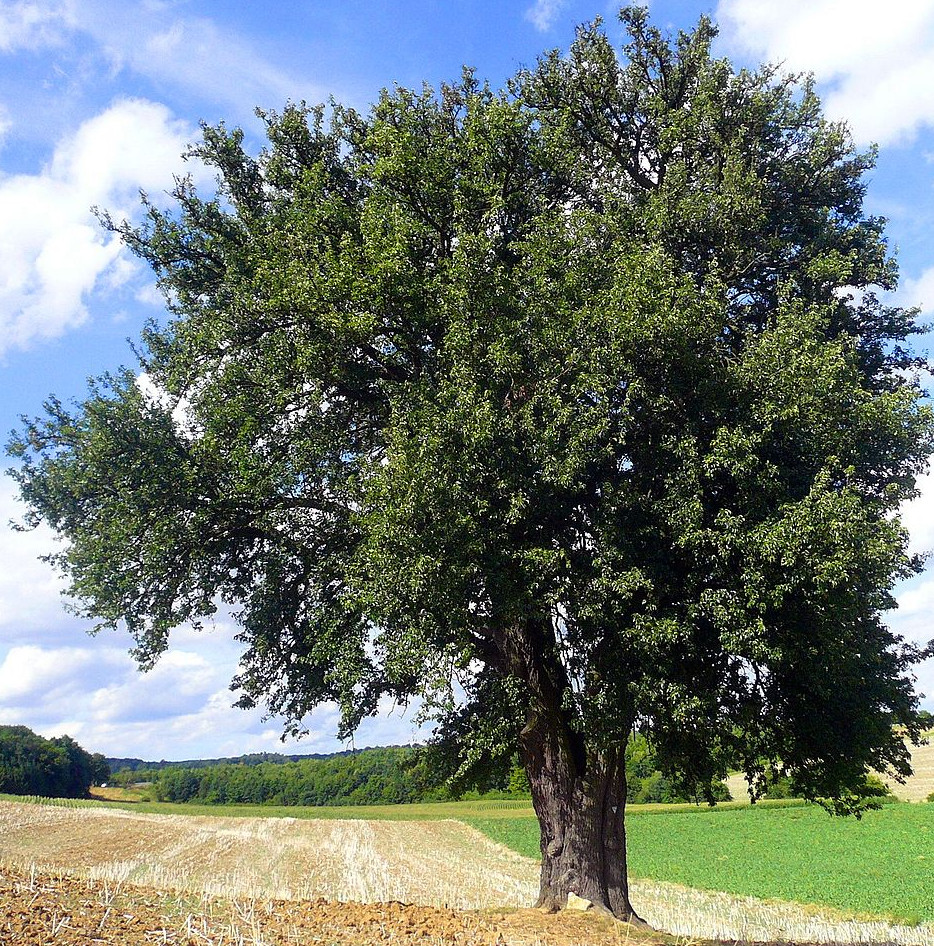
//> input picture dataset/03.jpg, 934 x 946 px, given in place of Figure 1.jpg, which was not available
$ ./main__HSV_   (built with g++ and OpenCV 4)
//> lines starting //> are read from the running program, lines starting //| are printed output that depends on the picture; after the words box and inside, x2 and y2 are one past the last pixel; in counts of white or black regions, pixels touching at a corner belong together; pictures that were not available may be replaced by others from this repository, and a replacement may not be noted
#include <iostream>
#include <opencv2/opencv.hpp>
#include <opencv2/xfeatures2d.hpp>


using namespace std;
using namespace cv;

int H, S, V, Hrange, Srange, Vrange;

int canny_threshold;

int morph_size;

void onChange(int, void * info) {
    Mat img = (*(Mat *) info).clone();

    for (int r=0; r<img.rows; r++) {
        for(int c=0; c<img.cols; c++) {
            Vec3b & color = img.at<Vec3b>(r, c);
            if (color[0]<H-Hrange || color[0]>H+Hrange) color[0]=0;
            if (color[1]<S-Srange || color[1]>S+Srange) color[1]=0;
            if (color[2]<V-Vrange || color[2]>V+Vrange) color[2]=0;
        }
    }
    while(img.cols>800 || img.rows>600)
        resize(img, img, Size(img.cols/2, img.rows/2));

    Mat hsv_channels[3];
    cv::split( img, hsv_channels );
    img = hsv_channels[2];

    blur( img, img, Size(3,3) );
    if (canny_threshold<1) canny_threshold = 1;
    /// Canny detector
    Canny(img, img, canny_threshold,
          canny_threshold * 3, 3 );
    Mat kernel1 = Mat::ones(4, 4, CV_8U);
    dilate(img, img, kernel1);


    //Mat element = getStructuringElement( 2, Size( 2*morph_size + 1, 2*morph_size+1 ), Point( morph_size, morph_size ) );
    Mat element = getStructuringElement( 0, Size( 2*morph_size + 1, 2*morph_size+1 ), Point( 1, 1 ) );
    morphologyEx( img, img, 2, element );
    imshow("temp", img);

}

int main(int args, char ** argv) {

    H = 13;
    Hrange = 35;
    S = 24;
    Srange = 256;
    V = 15;
    Vrange = 256;
    canny_threshold = 98;

    morph_size = 3;

    //Mat img = imread("../train/17.jpg");
    for (int i=1; i<10; i++) {
        Mat img = imread("../../Benchmark_step_1/Figure " + to_string(i) + ".jpg");
//> img is the input picture: 946 rows x 934 cols, CV_8UC3; mean B, G, R 114.5, 121.9, 112.3
        //Mat img = imread(argv[1]);

        //cvtColor(img, img, COLOR_BGR2YCrCb);
        cvtColor(img, img, COLOR_BGR2HSV);
//> img: 946 rows x 934 cols, CV_8UC3; mean H, S, V 67.4, 93.8, 134.3

        namedWindow("temp", WINDOW_AUTOSIZE);

        createTrackbar("H threshold", "temp", &H, 256, onChange, &img);
        createTrackbar("Hrange", "temp", &Hrange, 256, onChange, &img);

        createTrackbar("S threshold", "temp", &S, 256, onChange, &img);
        createTrackbar("Srange", "temp", &Vrange, 256, onChange, &img);

        createTrackbar("V threshold", "temp", &V, 256, onChange, &img);
        createTrackbar("Vrange", "temp", &Srange, 256, onChange, &img);

        createTrackbar("Canny_thr", "temp", &canny_threshold, 256, onChange, &img);

        createTrackbar("Morph size", "temp", &morph_size, 6, onChange, &img);

        onChange(0, &img);
//> after the loop in onChange, `for (int r=0; r<img.rows; r++)`:
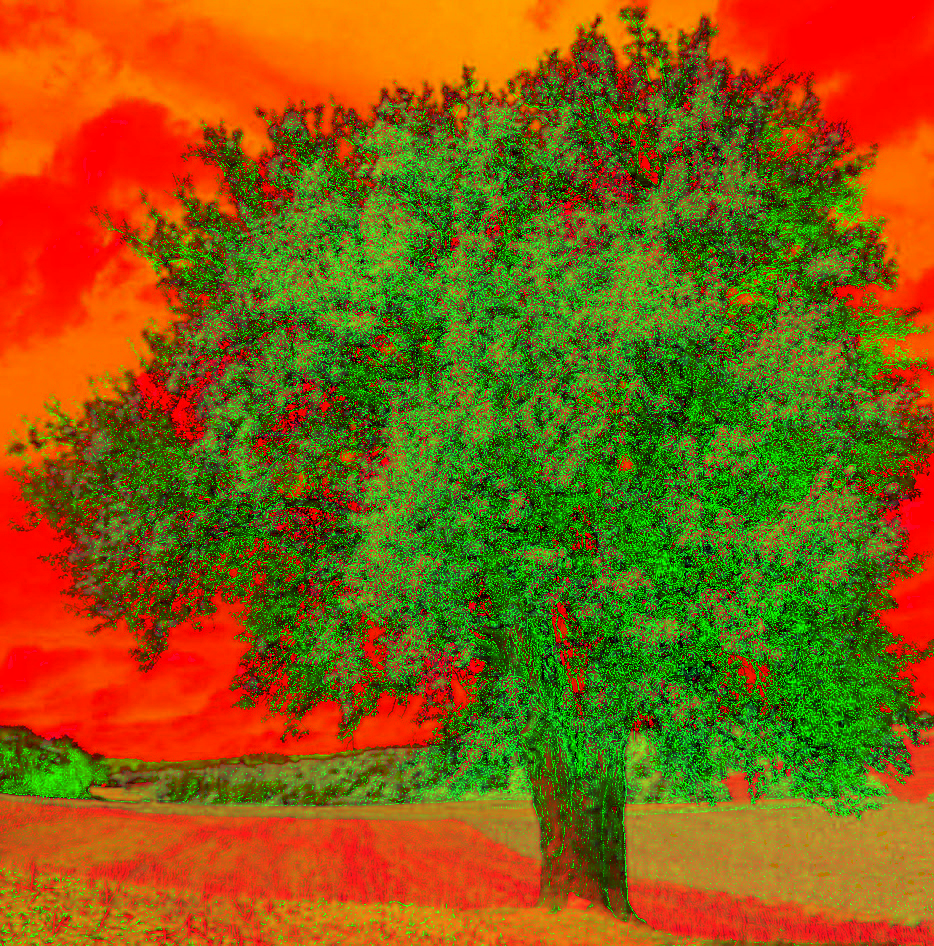
//> img: 946 rows x 934 cols, CV_8UC3; mean B, G, R 15.1, 93.8, 134.3
//> in onChange, `cv::split( img, hsv_channels );`:
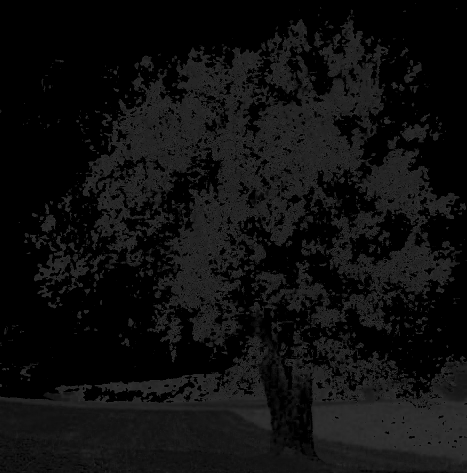
//> hsv_channels[0]: 473 rows x 467 cols, CV_8UC1; min 0, max 48, mean 15.1
//> in onChange, `cv::split( img, hsv_channels );`:
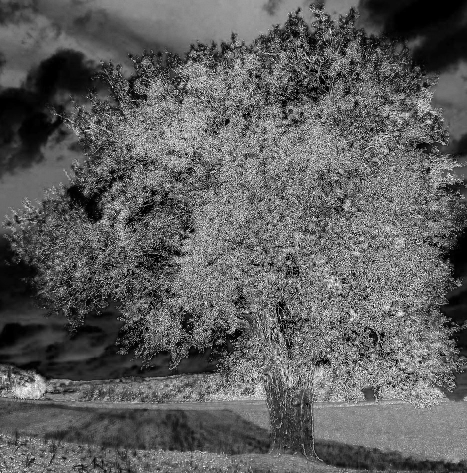
//> hsv_channels[1]: 473 rows x 467 cols, CV_8UC1; min 0, max 255, mean 93.9
//> in onChange, `cv::split( img, hsv_channels );`:
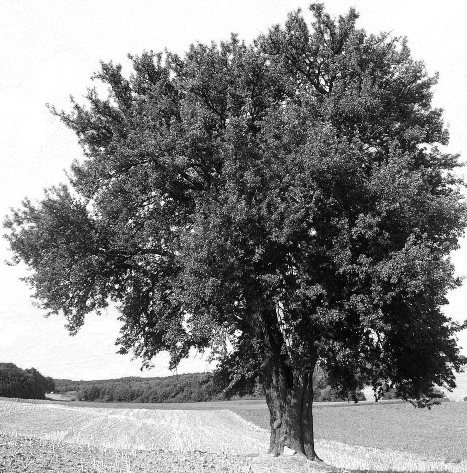
//> hsv_channels[2]: 473 rows x 467 cols, CV_8UC1; min 2, max 255, mean 134.4
//> in onChange, `Canny(img, img, canny_threshold, canny_threshold * 3, 3 );`:
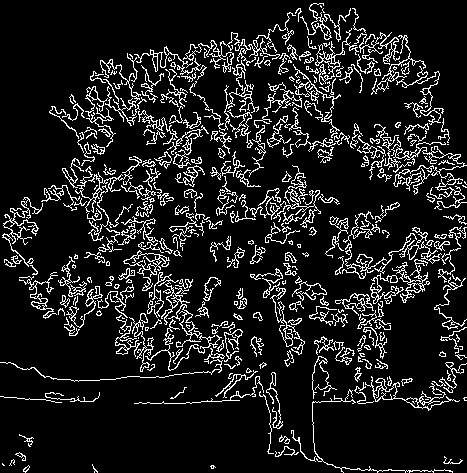
//> img: 473 rows x 467 cols, CV_8UC1; 11.7% white in thin lines or dots
//> in onChange, `dilate(img, img, kernel1);`:
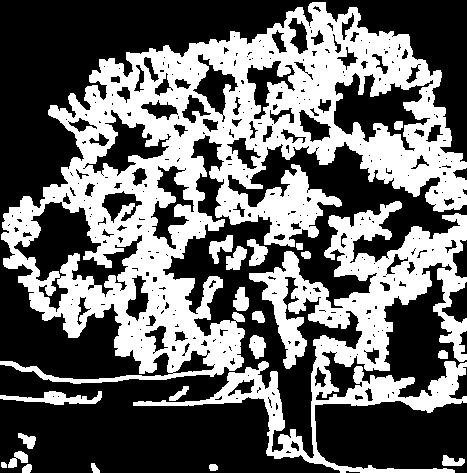
//> img: 473 rows x 467 cols, CV_8UC1; 40.8% white; 21 white regions, largest, box (x1, y1, x2, y2) and area: (0, 2, 467, 384) 63765, (133, 201, 467, 473) 22765, (0, 391, 102, 405) 692
//> in onChange, `morphologyEx( img, img, 2, element );`:
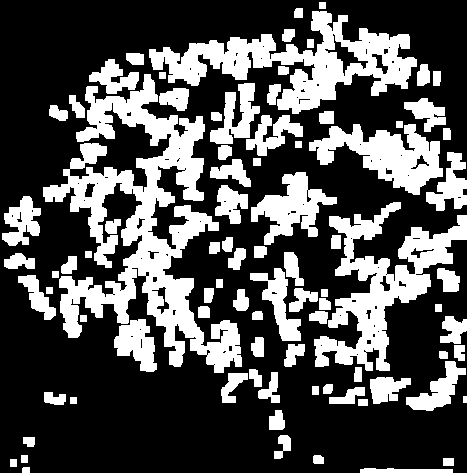
//> img: 473 rows x 467 cols, CV_8UC1; 32.2% white; 87 white regions, largest, box (x1, y1, x2, y2) and area: (43, 74, 242, 373) 20129, (149, 11, 417, 114) 10080, (314, 202, 467, 371) 8780

        //imshow("temp", img);
        waitKey(0);
        destroyAllWindows();
    }
//> pass 2 of the loop `for (int i=1; i<10; i++)`:
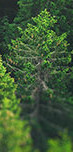
//> input picture dataset/04.jpg, 73 x 152 px, given in place of Figure 2.jpg, which was not available
//> img is the input picture: 152 rows x 73 cols, CV_8UC3; mean B, G, R 53.6, 90, 63.5
//> in onChange (call 2), `Canny(img, img, canny_threshold, canny_threshold * 3, 3 );`:
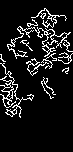
//> img: 152 rows x 73 cols, CV_8UC1; 10.2% white in thin lines or dots, all inside (x1, y1, x2, y2) = (0, 8, 73, 118)
//> in onChange (call 2), `morphologyEx( img, img, 2, element );`:
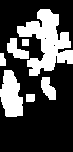
//> img: 152 rows x 73 cols, CV_8UC1; 29.9% white; 7 white regions, largest, box (x1, y1, x2, y2) and area: (17, 9, 73, 76) 1859, (0, 70, 23, 117) 793, (7, 38, 29, 59) 256
//> (the run ends here: the program stops with an error, at `cvtColor(img, img, COLOR_BGR2HSV);`)
